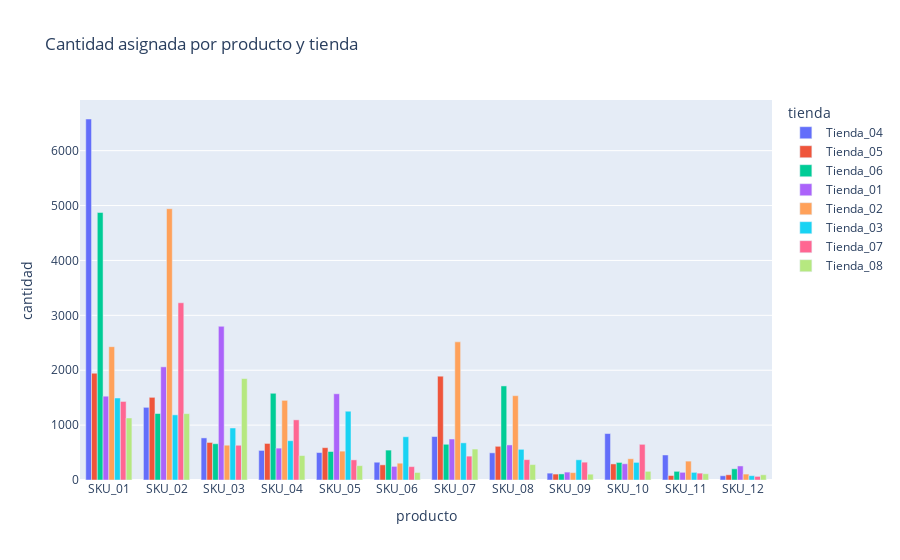

The notebook cell saved with this chart:
### Markdown cell above
### Grafico de Resultados, Inventario semanal optimo

### Code cell
import plotly.express as px

df_result = pd.DataFrame(df_result)

df_result['producto'] = df_result['producto'].map(sets['productos'])  # SKU_01, etc.
df_result['tienda'] = df_result['tienda'].map(sets['tiendas'])        # Tienda_01, etc.

fig = px.bar(
    df_result,
    x='producto',          # eje X: productos
    y='cantidad',          # eje Y: cantidad entregada
    color='tienda',        # color por tienda
    barmode='group',       # barras lado a lado
    title='Cantidad asignada semanalmente por producto y tienda'
)

fig.show()

### Figure 1 — Plotly figure (JSON) as saved in the notebook; plotly's stock layout.template omitted (floating-point values rounded to 4 significant figures)
{"data": [{"alignmentgroup": "True", "hovertemplate": "tienda=Tienda_04<br>producto=%{x}<br>cantidad=%{y}<extra></extra>", "legendgroup": "Tienda_04", "marker": {"color": "#636efa", "pattern": {"shape": ""}}, "name": "Tienda_04", "offsetgroup": "Tienda_04", "orientation": "v", "showlegend": true, "textposition": "auto", "type": "bar", "x": ["SKU_01", "SKU_02", "SKU_03", "SKU_04", "SKU_05", "SKU_06", "SKU_07", "SKU_08", "SKU_09", "SKU_10", "SKU_11", "SKU_12"], "xaxis": "x", "y": [6577.0, 1324.0, 767.0, 539.0, 500.0, 324.0, 792.0, 495.0, 125.0, 846.0, 456.0, 77.0], "yaxis": "y"}, {"alignmentgroup": "True", "hovertemplate": "tienda=Tienda_05<br>producto=%{x}<br>cantidad=%{y}<extra></extra>", "legendgroup": "Tienda_05", "marker": {"color": "#EF553B", "pattern": {"shape": ""}}, "name": "Tienda_05", "offsetgroup": "Tienda_05", "orientation": "v", "showlegend": true, "textposition": "auto", "type": "bar", "x": ["SKU_01", "SKU_02", "SKU_03", "SKU_04", "SKU_05", "SKU_06", "SKU_07", "SKU_08", "SKU_09", "SKU_10", "SKU_11", "SKU_12"], "xaxis": "x", "y": [1945.0, 1506.0, 684.0, 666.0, 589.0, 276.0, 1891.0, 614.0, 108.0, 293.0, 81.0, 95.0], "yaxis": "y"}, {"alignmentgroup": "True", "hovertemplate": "tienda=Tienda_06<br>producto=%{x}<br>cantidad=%{y}<extra></extra>", "legendgroup": "Tienda_06", "marker": {"color": "#00cc96", "pattern": {"shape": ""}}, "name": "Tienda_06", "offsetgroup": "Tienda_06", "orientation": "v", "showlegend": true, "textposition": "auto", "type": "bar", "x": ["SKU_01", "SKU_02", "SKU_03", "SKU_04", "SKU_05", "SKU_06", "SKU_07", "SKU_08", "SKU_09", "SKU_10", "SKU_11", "SKU_12"], "xaxis": "x", "y": [4873.0, 1211.0, 661.0, 1580.0, 519.0, 545.0, 651.0, 1714.0, 111.0, 320.0, 158.0, 204.0], "yaxis": "y"}, {"alignmentgroup": "True", "hovertemplate": "tienda=Tienda_01<br>producto=%{x}<br>cantidad=%{y}<extra></extra>", "legendgroup": "Tienda_01", "marker": {"color": "#ab63fa", "pattern": {"shape": ""}}, "name": "Tienda_01", "offsetgroup": "Tienda_01", "orientation": "v", "showlegend": true, "textposition": "auto", "type": "bar", "x": ["SKU_01", "SKU_02", "SKU_03", "SKU_04", "SKU_05", "SKU_06", "SKU_07", "SKU_08", "SKU_09", "SKU_10", "SKU_11", "SKU_12"], "xaxis": "x", "y": [1527.0, 2062.0, 2800.0, 581.0, 1571.0, 248.0, 747.0, 639.0, 144.0, 296.0, 140.0, 256.0], "yaxis": "y"}, {"alignmentgroup": "True", "hovertemplate": "tienda=Tienda_02<br>producto=%{x}<br>cantidad=%{y}<extra></extra>", "legendgroup": "Tienda_02", "marker": {"color": "#FFA15A", "pattern": {"shape": ""}}, "name": "Tienda_02", "offsetgroup": "Tienda_02", "orientation": "v", "showlegend": true, "textposition": "auto", "type": "bar", "x": ["SKU_01", "SKU_02", "SKU_03", "SKU_04", "SKU_05", "SKU_06", "SKU_07", "SKU_08", "SKU_09", "SKU_10", "SKU_11", "SKU_12"], "xaxis": "x", "y": [2429.0, 4943.0, 634.0, 1451.0, 526.0, 306.0, 2517.0, 1536.0, 134.0, 387.0, 344.0, 108.0], "yaxis": "y"}, {"alignmentgroup": "True", "hovertemplate": "tienda=Tienda_03<br>producto=%{x}<br>cantidad=%{y}<extra></extra>", "legendgroup": "Tienda_03", "marker": {"color": "#19d3f3", "pattern": {"shape": ""}}, "name": "Tienda_03", "offsetgroup": "Tienda_03", "orientation": "v", "showlegend": true, "textposition": "auto", "type": "bar", "x": ["SKU_01", "SKU_02", "SKU_03", "SKU_04", "SKU_05", "SKU_06", "SKU_07", "SKU_08", "SKU_09", "SKU_10", "SKU_11", "SKU_12"], "xaxis": "x", "y": [1494.0, 1187.0, 948.0, 716.0, 1253.0, 788.0, 677.0, 559.0, 368.0, 321.0, 139.0, 79.0], "yaxis": "y"}, {"alignmentgroup": "True", "hovertemplate": "tienda=Tienda_07<br>producto=%{x}<br>cantidad=%{y}<extra></extra>", "legendgroup": "Tienda_07", "marker": {"color": "#FF6692", "pattern": {"shape": ""}}, "name": "Tienda_07", "offsetgroup": "Tienda_07", "orientation": "v", "showlegend": true, "textposition": "auto", "type": "bar", "x": ["SKU_01", "SKU_02", "SKU_03", "SKU_04", "SKU_05", "SKU_06", "SKU_07", "SKU_08", "SKU_09", "SKU_10", "SKU_11", "SKU_12"], "xaxis": "x", "y": [1431.0, 3229.0, 633.0, 1096.0, 367.0, 244.0, 435.0, 371.0, 325.0, 650.0, 125.0, 66.0], "yaxis": "y"}, {"alignmentgroup": "True", "hovertemplate": "tienda=Tienda_08<br>producto=%{x}<br>cantidad=%{y}<extra></extra>", "legendgroup": "Tienda_08", "marker": {"color": "#B6E880", "pattern": {"shape": ""}}, "name": "Tienda_08", "offsetgroup": "Tienda_08", "orientation": "v", "showlegend": true, "textposition": "auto", "type": "bar", "x": ["SKU_01", "SKU_02", "SKU_03", "SKU_04", "SKU_05", "SKU_06", "SKU_07", "SKU_08", "SKU_09", "SKU_10", "SKU_11", "SKU_12"], "xaxis": "x", "y": [1130.0, 1209.0, 1848.0, 445.0, 261.0, 137.0, 564.0, 281.0, 106.0, 158.0, 114.0, 95.0], "yaxis": "y"}], "layout": {"barmode": "group", "legend": {"title": {"text": "tienda"}, "tracegroupgap": 0}, "title": {"text": "Cantidad asignada por producto y tienda"}, "xaxis": {"anchor": "y", "domain": [0, 1], "title": {"text": "producto"}}, "yaxis": {"anchor": "x", "domain": [0, 1], "title": {"text": "cantidad"}}}}
